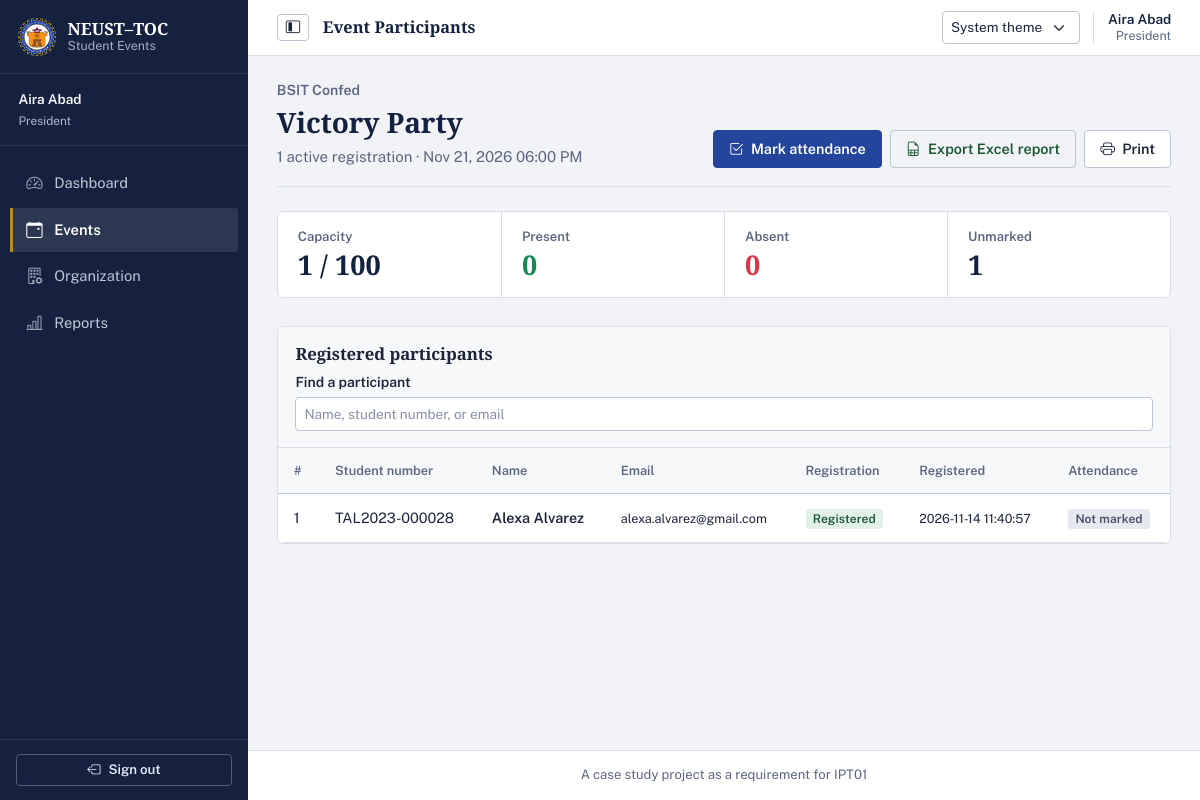
/officer/events/6/participants (signed in), run on the app's committed database.
### tables this page shows
CREATE TABLE users (
    user_id INTEGER PRIMARY KEY AUTOINCREMENT,
    student_no TEXT UNIQUE,
    full_name TEXT NOT NULL,
    email TEXT NOT NULL UNIQUE,
    password_hash TEXT NOT NULL,
    role TEXT NOT NULL CHECK(role IN ('admin', 'officer', 'student')),
    is_active INTEGER NOT NULL DEFAULT 1 CHECK(is_active IN (0, 1)),
    created_at TEXT NOT NULL DEFAULT (strftime('%Y-%m-%d %H:%M:%S', 'now', 'localtime'))
);

CREATE TABLE organization_members (
    organization_id INTEGER NOT NULL,
    user_id INTEGER NOT NULL,
    member_role TEXT NOT NULL DEFAULT 'member' CHECK(member_role IN ('president', 'officer', 'member')),
    joined_at TEXT NOT NULL DEFAULT (strftime('%Y-%m-%d %H:%M:%S', 'now', 'localtime')),
    PRIMARY KEY (organization_id, user_id),
    FOREIGN KEY (organization_id) REFERENCES organizations(organization_id) ON DELETE RESTRICT,
    FOREIGN KEY (user_id) REFERENCES users(user_id) ON DELETE RESTRICT
);

CREATE TABLE organizations (
    organization_id INTEGER PRIMARY KEY AUTOINCREMENT,
    name TEXT NOT NULL UNIQUE,
    description TEXT,
    contact_email TEXT,
    is_active INTEGER NOT NULL DEFAULT 1 CHECK(is_active IN (0, 1)),
    created_at TEXT NOT NULL DEFAULT (strftime('%Y-%m-%d %H:%M:%S', 'now', 'localtime'))
);

CREATE TABLE events (
    event_id INTEGER PRIMARY KEY AUTOINCREMENT,
    organization_id INTEGER NOT NULL,
    created_by INTEGER NOT NULL,
    title TEXT NOT NULL,
    description TEXT NOT NULL,
    venue TEXT NOT NULL,
    start_at TEXT NOT NULL,
    end_at TEXT,
    registration_deadline TEXT NOT NULL,
    capacity INTEGER NOT NULL CHECK(capacity > 0),
    status TEXT NOT NULL DEFAULT 'draft' CHECK(status IN ('draft', 'published', 'cancelled', 'completed')),
    created_at TEXT NOT NULL DEFAULT (strftime('%Y-%m-%d %H:%M:%S', 'now', 'localtime')),
    updated_at TEXT,
    FOREIGN KEY (organization_id) REFERENCES organizations(organization_id) ON DELETE RESTRICT,
    FOREIGN KEY (created_by) REFERENCES users(user_id) ON DELETE RESTRICT
);

CREATE TABLE registrations (
    registration_id INTEGER PRIMARY KEY AUTOINCREMENT,
    event_id INTEGER NOT NULL,
    user_id INTEGER NOT NULL,
    registered_at TEXT NOT NULL DEFAULT (strftime('%Y-%m-%d %H:%M:%S', 'now', 'localtime')),
    status TEXT NOT NULL DEFAULT 'registered' CHECK(status IN ('registered', 'cancelled')),
    UNIQUE(event_id, user_id),
    FOREIGN KEY (event_id) REFERENCES events(event_id) ON DELETE RESTRICT,
    FOREIGN KEY (user_id) REFERENCES users(user_id) ON DELETE RESTRICT
);

### officer_routes.py (the view)
@officer_bp.route('/events/<int:event_id>/participants')
@officer_required
def event_participants(event_id):
    db = get_db()
    event = check_event_authorization(db, event_id, session['user_id'])
    participants = registration_service.get_event_registrations(db, event_id)
    reg_count = registration_service.get_registration_count(db, event_id)
    summary = attendance_service.get_attendance_summary(db, event_id)
    return render_template(
        'officer/participants.html',
        event=event,
        participants=participants,
        reg_count=reg_count,
        summary=summary
    )

### templates/officer/participants.html (shortened to what this page needs)
{% extends "base.html" %}
{% block content %}
<header class="page-heading">
    <div>
        <div class="page-context">{{ event.organization_name }}</div>
        <h1>{{ event.title }}</h1>
        <p>{{ summary.total_registered }} active registration{{ '' if summary.total_registered == 1 else 's' }} · {{ event.start_at|datetimeformat }}</p>
    </div>
    <div class="d-flex flex-wrap gap-2">
        <a href="{{ url_for('officer.event_attendance', event_id=event.event_id) }}" class="btn btn-primary">
            <i class="bi bi-check2-square me-1" aria-hidden="true"></i> Mark attendance
        </a>
        <a href="{{ url_for('officer.event_export_xlsx', event_id=event.event_id) }}" class="btn btn-outline-success">
            <i class="bi bi-file-earmark-spreadsheet me-1" aria-hidden="true"></i> Export Excel report
        </a>
        <button type="button" class="btn btn-outline-secondary" data-print-trigger>
            <i class="bi bi-printer me-1" aria-hidden="true"></i> Print
        </button>
    </div>
</header>
<div class="stat-strip" aria-label="Attendance totals">
    <div><span class="stat-label">Capacity</span><div class="stat-value">{{ summary.total_registered }} / {{ event.capacity }}</div></div>
    <div><span class="stat-label">Present</span><div class="stat-value text-success">{{ summary.present_count }}</div></div>
    <div><span class="stat-label">Absent</span><div class="stat-value text-danger">{{ summary.absent_count }}</div></div>
    <div><span class="stat-label">Unmarked</span><div class="stat-value">{{ summary.unmarked_count }}</div></div>
</div>
<section class="card data-table-card">
    <div class="card-header py-3">
        <h2 class="card-title">Registered participants</h2>
        <label for="participant-search" class="form-label mt-2 mb-0">Find a participant</label>
        <input id="participant-search" type="search" class="form-control form-control-sm mt-1"
               placeholder="Name, student number, or email" data-table-search="participant-table">
    </div>
    {% if participants %}
    <div class="table-responsive">
        <table id="participant-table" class="table table-hover align-middle">
            <thead><tr><th>#</th><th>Student number</th><th>Name</th><th>Email</th><th>Registration</th><th>Registered</th><th>Attendance</th></tr></thead>
            <tbody>
            {% for p in participants %}
            <tr data-search-row>
                <td>{{ loop.index }}</td>
                <td>{{ p.student_no or 'N/A' }}</td>
                <td class="fw-semibold">{{ p.full_name }}</td>
                <td><small>{{ p.email }}</small></td>
                <td>
                    {% if p.status == 'registered' %}<span class="badge bg-success">Registered</span>
                    {% else %}<span class="badge bg-secondary">Cancelled</span>{% endif %}
                </td>
                <td><small>{{ p.registered_at }}</small></td>
                <td>
                    {% if p.attendance_status == 'present' %}<span class="badge bg-success">Present</span>
                    {% elif p.attendance_status == 'absent' %}<span class="badge bg-danger">Absent</span>
                    {% else %}<span class="badge bg-secondary">Not marked</span>{% endif %}
                </td>
            </tr>
            {% endfor %}
            </tbody>
        </table>
    </div>
    {% else %}
    <div class="p-4">
        <h3 class="h5">No registrations yet</h3>
        <p class="text-muted mb-0">The roster will show participants after they register.</p>
    </div>
    {% endif %}
</section>
{% endblock %}

### templates/base.html (shortened to what this page needs)
<!DOCTYPE html>
<html lang="en" data-bs-theme="light" data-theme-preference="system">
<head>
    <link href="https://cdn.jsdelivr.net/npm/bootstrap@5.3.2/dist/css/bootstrap.min.css" rel="stylesheet"
>
    <link rel="stylesheet" href="https://cdn.jsdelivr.net/npm/bootstrap-icons@1.11.3/font/bootstrap-icons.min.css">
    <link rel="stylesheet" href="{{ url_for('static', filename='css/style.css') }}">
</head>
<body>
    {% if current_user %}
    <aside class="sidebar" id="sidebar">
        <div class="sidebar-header">
            <a class="sidebar-brand" href="{{ url_for('index') }}" aria-label="NEUST–TOC Student Events home">
                <img src="{{ url_for('static', filename='images/logo.jpg') }}" alt="" class="sidebar-logo">
                <span class="sidebar-brand-copy">
                    <strong>NEUST–TOC</strong>
                    <small>Student Events</small>
                </span>
            </a>
        </div>
        <div class="sidebar-user">
            <div class="sidebar-user-copy">
                <div class="fw-semibold text-truncate">{{ current_user.full_name }}</div>
                <small class="text-capitalize opacity-75">{{ current_user_display_role }}</small>
            </div>
        </div>
        <nav class="sidebar-nav" aria-label="Main navigation">
            <ul class="nav flex-column">
                {% if session.role == 'admin' %}
                <li class="nav-item">
                    <a class="nav-link {% if request.endpoint == 'admin.dashboard' %}active{% endif %}"
                       {% if request.endpoint == 'admin.dashboard' %}aria-current="page"{% endif %}
                       aria-label="Dashboard"
                       href="{{ url_for('admin.dashboard') }}">
                        <i class="bi bi-speedometer2 me-2" aria-hidden="true"></i><span class="nav-label">Dashboard</span>
                    </a>
                </li>
                <li class="nav-item">
                    <a class="nav-link {% if request.endpoint and request.endpoint.startswith('admin.user') %}active{% endif %}"
                       {% if request.endpoint and request.endpoint.startswith('admin.user') %}aria-current="page"{% endif %}
                       aria-label="Users"
                       href="{{ url_for('admin.users') }}">
                        <i class="bi bi-people me-2" aria-hidden="true"></i><span class="nav-label">Users</span>
                    </a>
                </li>
                <li class="nav-item">
                    <a class="nav-link {% if request.endpoint and request.endpoint.startswith('admin.organization') %}active{% endif %}"
                       {% if request.endpoint and request.endpoint.startswith('admin.organization') %}aria-current="page"{% endif %}
                       aria-label="Organizations"
                       href="{{ url_for('admin.organizations') }}">
                        <i class="bi bi-building me-2" aria-hidden="true"></i><span class="nav-label">Organizations</span>
                    </a>
                </li>
                <li class="nav-item">
                    <a class="nav-link {% if request.endpoint == 'admin.reports' %}active{% endif %}"
                       {% if request.endpoint == 'admin.reports' %}aria-current="page"{% endif %}
                       aria-label="Reports"
                       href="{{ url_for('admin.reports') }}">
                        <i class="bi bi-bar-chart-line me-2" aria-hidden="true"></i><span class="nav-label">Reports</span>
                    </a>
                </li>
                {% elif session.role == 'officer' %}
                <li class="nav-item">
                    <a class="nav-link {% if request.endpoint == 'officer.dashboard' %}active{% endif %}"
                       aria-label="Dashboard"
                       href="{{ url_for('officer.dashboard') }}">
                        <i class="bi bi-speedometer2 me-2" aria-hidden="true"></i><span class="nav-label">Dashboard</span>
                    </a>
                </li>
                <li class="nav-item">
                    <a class="nav-link {% if request.endpoint and request.endpoint.startswith('officer.event') %}active{% endif %}"
                       {% if request.endpoint and request.endpoint.startswith('officer.event') %}aria-current="page"{% endif %}
                       aria-label="Events"
                       href="{{ url_for('officer.events') }}">
                        <i class="bi bi-calendar-event me-2" aria-hidden="true"></i><span class="nav-label">Events</span>
                    </a>
                </li>
                {% if current_user_display_role == 'president' %}
                <li class="nav-item">
                    <a class="nav-link {% if request.endpoint and request.endpoint.startswith('officer.president_organization') %}active{% endif %}"
                       aria-label="Organization"
                       href="{{ url_for('officer.president_organizations') }}">
                        <i class="bi bi-building-gear me-2" aria-hidden="true"></i><span class="nav-label">Organization</span>
                    </a>
                </li>
                {% endif %}
                <li class="nav-item">
                    <a class="nav-link {% if request.endpoint == 'officer.reports' %}active{% endif %}"
                       aria-label="Reports"
                       href="{{ url_for('officer.reports') }}">
                        <i class="bi bi-bar-chart-line me-2" aria-hidden="true"></i><span class="nav-label">Reports</span>
                    </a>
                </li>
                {% endif %}
            </ul>
        </nav>
        <div class="sidebar-footer">
            <form method="POST" action="{{ url_for('auth.logout') }}">
                <button type="submit" class="btn btn-outline-light btn-sm w-100" aria-label="Sign out">
                <i class="bi bi-box-arrow-left me-2" aria-hidden="true"></i><span class="nav-label">Sign out</span>
                </button>
            </form>
        </div>
    </aside>
    {% endif %}
    <main class="{{ 'main-content' if current_user else 'guest-content' }}">
        {% if current_user %}
        <header class="app-topbar">
            <div class="topbar-leading">
                <button class="btn btn-outline-secondary sidebar-toggle" type="button" id="sidebarToggle"
                        aria-label="Collapse navigation" aria-controls="sidebar" aria-expanded="true">
                    <i class="bi bi-layout-sidebar-inset" aria-hidden="true"></i>
                </button>
                <div class="topbar-breadcrumb">
                    <span class="topbar-current">
                        {{ request.endpoint.rsplit('.', 1)[-1]|replace('_', ' ')|title if request.endpoint else 'Home' }}
                    </span>
                </div>
            </div>
            <div class="topbar-actions">
                <select class="form-select form-select-sm theme-picker" id="themePicker" data-theme-picker>
                    <option value="system">System theme</option>
                </select>
                <span class="topbar-account d-none d-sm-flex">
                    <span class="topbar-account-name">{{ current_user.full_name }}</span>
                    <span class="topbar-account-role text-capitalize">{{ current_user_display_role }}</span>
                </span>
            </div>
        </header>
        {% endif %}
        <div class="{{ 'container-fluid py-4' if current_user else 'container' }}">
            {% block content %}{% endblock %}
        </div>
        {% if current_user %}
        <footer class="app-footer">
            <div class="container-fluid">
                <p class="mb-0 text-center text-muted small">
                    A case study project as a requirement for IPT01
                </p>
            </div>
        </footer>
        {% endif %}
    </main>
</body>
</html>

### data on the page
users: full_name "Aira Abad"
organization_members: member_role "President"
organizations: organization_name "BSIT Confed"
events: title "Victory Party", start_at "Nov 21, 2026 06:00 PM", capacity "100"
registrations: student_no "TAL2023-000028", full_name "Alexa Alvarez", email "alexa.alvarez@gmail.com", status "Registered", registered_at "2026-11-14 11:40:57"

### other printed values
{{ summary.total_registered }} "1"
{{ summary.present_count }} "0"
{{ summary.absent_count }} "0"
{{ summary.unmarked_count }} "1"
